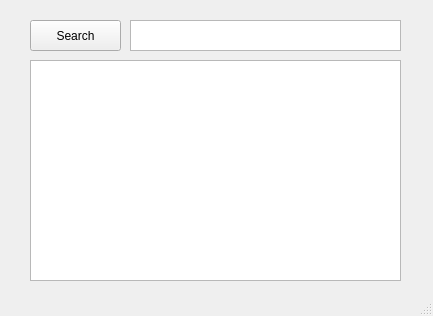
<?xml version="1.0" encoding="UTF-8"?>
<ui version="4.0">
 <class>MainWindow</class>
 <widget class="QMainWindow" name="MainWindow">
  <property name="geometry">
   <rect>
    <x>0</x>
    <y>0</y>
    <width>433</width>
    <height>316</height>
   </rect>
  </property>
  <property name="windowTitle">
   <string>Available Point Detectors</string>
  </property>
  <widget class="QWidget" name="centralwidget">
   <widget class="QPlainTextEdit" name="plainTextEditSearch">
    <property name="geometry">
     <rect>
      <x>130</x>
      <y>20</y>
      <width>271</width>
      <height>31</height>
     </rect>
    </property>
   </widget>
   <widget class="QPushButton" name="pushButtonSearch">
    <property name="geometry">
     <rect>
      <x>30</x>
      <y>20</y>
      <width>91</width>
      <height>31</height>
     </rect>
    </property>
    <property name="text">
     <string>Search</string>
    </property>
   </widget>
   <widget class="QPlainTextEdit" name="plainTextEditPDList">
    <property name="geometry">
     <rect>
      <x>30</x>
      <y>60</y>
      <width>371</width>
      <height>221</height>
     </rect>
    </property>
    <property name="readOnly">
     <bool>true</bool>
    </property>
   </widget>
  </widget>
  <widget class="QStatusBar" name="statusbar"/>
 </widget>
 <tabstops>
  <tabstop>pushButtonSearch</tabstop>
  <tabstop>plainTextEditSearch</tabstop>
  <tabstop>plainTextEditPDList</tabstop>
 </tabstops>
 <resources/>
 <connections/>
</ui>
